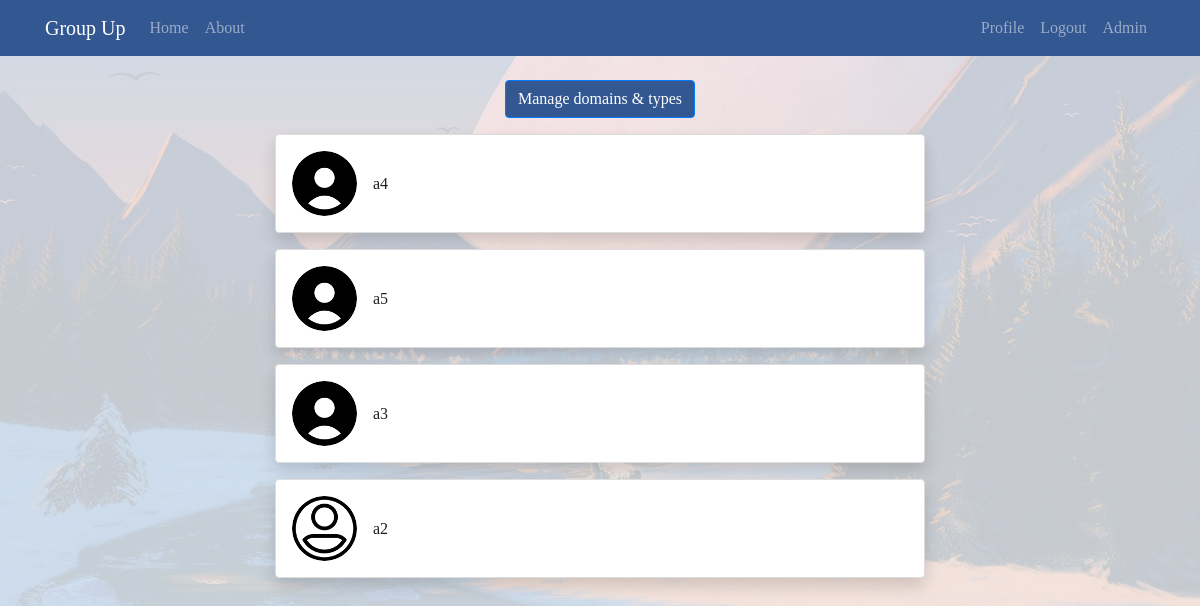
Page /my-admin/ (signed in) on the committed database.
### users/models.py (models this page shows, shortened)
class MyUser(models.Model):
    username = models.CharField(max_length=25)
    password = models.CharField(max_length=25)
    email = models.EmailField()
    img = models.ImageField(default='profile.png')
    user_type = models.CharField(max_length=15, choices=[("user", "user"), ("admin", "admin")], default="")

### users/views.py (the view)
# urls.py: path('my-admin/', user_views.my_admin, name = 'my-admin'),
def my_admin(request):
    user = MyUser.objects.get(id=request.session.get("usr_id"))
    users = MyUser.objects.all()
    return render(request, "users/my_admin.html", {'users': users})

### users/context_proccessors.py (called while the page is built)
def usergetter(request):
    if "usr_id" in request.session:
        varUsr = MyUser.objects.get(id = request.session.get("usr_id"))
        is_logged = True
    else:
        varUsr = None
        is_logged = False
    return  {
        'var_usr' : varUsr,
        'is_logged' : is_logged,
    }

### users/templates/users/my_admin.html (shortened to what this page needs)
{% extends "mains/base.html" %}
{% block content %}
<div style="width:100%" class = "text-center">
	<a  style="color:#FFFFFF;" href="{% url 'manage-types-domains' %}"> <button class = "btn btn-primary mb-3 " style="background-color:#335791;" > Manage domains & types </button></a>
</div>
	{% for user in users %}
		{% if user.username != var_usr.username %}
			<article class="media content-section shadow container p-3 mb-3 bg-white rounded d-flex align-items-center" style="width:650px">
				<img class ="rounded-circle article-img" src = "{{ user.img.url }}">
			<div class ="media-body">
				<div>
					<a href = "{% url 'profile' user.id %}" style="color:#202020">{{ user.username }}</a>
				</div>
			</div>
		   </article>
		{% endif %}
	{% endfor %}
{% endblock content %}

### mains/static/mains/main.css (style rules this page uses)
html * { font-family: Bahnschrift !important; }
body { background:url('../resources/wallpaper_o.png'); margin-top: 5rem; background-attachment: fixed; width:auto; height: auto; background-size: 100%; background-repeat: no-repeat; }
.content-section { background: #ffffff; padding: 10px 20px; border: 1px solid #dddddd; border-radius: 3px; margin-bottom: 15px; }
.article-img { height: 65px; width: 65px; margin-right: 16px; }

### rows in the picture
MyUser: img (placeholder picture), username "a4"
MyUser: img (placeholder picture), username "a5"
MyUser: img (placeholder picture), username "a3"
MyUser: img (placeholder picture), username "a2"
